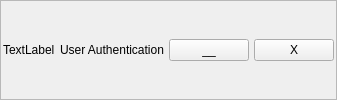
    <widget class="QFrame" name="frame">
     <property name="frameShape">
      <enum>QFrame::StyledPanel</enum>
     </property>
     <property name="frameShadow">
      <enum>QFrame::Raised</enum>
     </property>
     <layout class="QHBoxLayout" name="horizontalLayout_2">
      <property name="spacing">
       <number>5</number>
      </property>
      <property name="leftMargin">
       <number>2</number>
      </property>
      <property name="topMargin">
       <number>2</number>
      </property>
      <property name="rightMargin">
       <number>2</number>
      </property>
      <property name="bottomMargin">
       <number>2</number>
      </property>
      <item>
       <widget class="QLabel" name="logo">
        <property name="sizePolicy">
         <sizepolicy hsizetype="Fixed" vsizetype="Preferred">
          <horstretch>0</horstretch>
          <verstretch>0</verstretch>
         </sizepolicy>
        </property>
        <property name="text">
         <string>TextLabel</string>
        </property>
       </widget>
      </item>
      <item>
       <widget class="QLabel" name="label">
        <property name="sizePolicy">
         <sizepolicy hsizetype="Expanding" vsizetype="Preferred">
          <horstretch>0</horstretch>
          <verstretch>0</verstretch>
         </sizepolicy>
        </property>
        <property name="text">
         <string>User Authentication</string>
        </property>
       </widget>
      </item>
      <item>
       <widget class="QPushButton" name="miniBtn">
        <property name="text">
         <string>__</string>
        </property>
       </widget>
      </item>
      <item>
       <widget class="QPushButton" name="exitBtn">
        <property name="text">
         <string>X</string>
        </property>
       </widget>
      </item>
     </layout>
    </widget>
